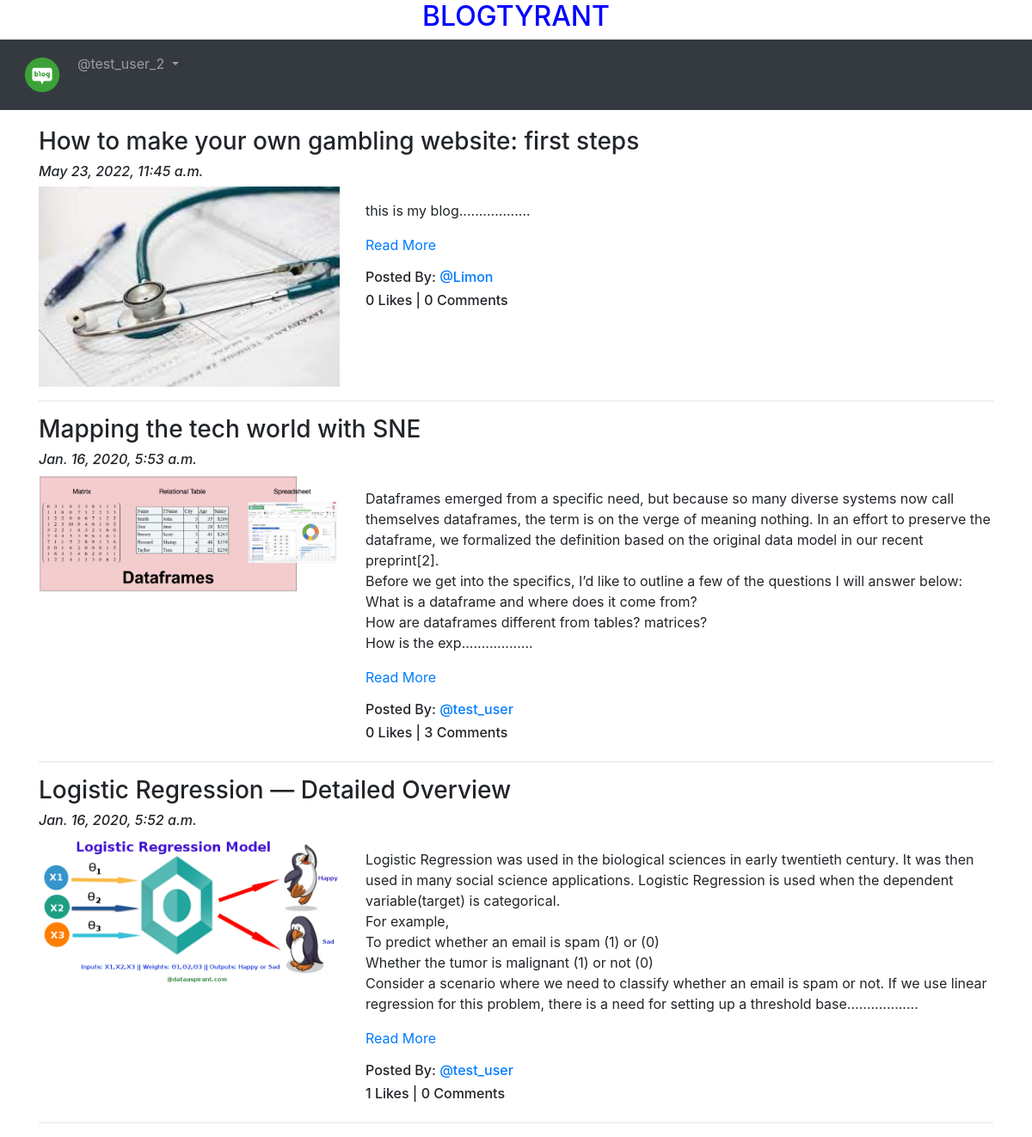
Page /blog/ (signed in) on the committed database.
### App_Blog/models.py (models this page shows, shortened)
class Blog(models.Model):
    author = models.ForeignKey(User, on_delete=models.CASCADE, related_name='post_author')
    blog_title = models.CharField(max_length=264, verbose_name="Put a Title")
    slug = models.SlugField(max_length=264, unique=True)
    blog_content = models.TextField(verbose_name="What is on your mind?")
    blog_image = models.ImageField(upload_to='blog_images', verbose_name="Image")
    publish_date = models.DateTimeField(auto_now_add=True)
    update_date = models.DateTimeField(auto_now=True)
    class Meta:
        ordering = ['-publish_date',]

### App_Blog/views.py (the view)
# urls.py: path('', views.BlogList.as_view(), name='blog_list'),
class BlogList(ListView):
    context_object_name = 'blogs'
    model = Blog
    template_name = 'App_Blog/blog_list.html'

### App_Blog/templatetags/custom_filters.py (called while the page is built)
def range_filter(value):
    return value[0:500] + ".................."

### templates/App_Blog/blog_list.html (shortened to what this page needs)
{% extends 'base.html' %}
{% load custom_filters %}
{% block body_block %}
{% for blog in blogs %}
<h3>{{blog.blog_title}}</h3>
<h6><i>{{blog.publish_date}}</i></h6>
<div class="row">
  <div class="col-sm-4">
    <img src="/media/{{blog.blog_image}}" alt="{{blog.blog_title}}" title="{{blog.blog_title}}" width="100%">
  </div>
  <div class="col-sm-8">
    <p>{{blog.blog_content|range_filter|linebreaks}} <a href="{% url 'App_Blog:blog_details' slug=blog.slug %}">Read More</a></p>
    <h6>Posted By: <a href="#">@{{blog.author}}</a></h6>
    <h6>{{blog.liked_blog.count}} Likes | {{blog.blog_comment.count }} Comments </h6>
  </div>
</div>
<hr>
{% endfor %}
{% endblock %}

### templates/base.html (shortened to what this page needs)
<!DOCTYPE html>
{% load static %}
<html lang="en" dir="ltr">
<head>
  <link rel="stylesheet" href="https://maxcdn.bootstrapcdn.com/bootstrap/4.4.1/css/bootstrap.min.css">
  <link href="https://maxcdn.bootstrapcdn.com/font-awesome/4.7.0/css/font-awesome.min.css" rel="stylesheet">
</head>
<body>
  <h2 style="text-align:center;color:blue;">BLOGTYRANT</h2>
  <nav class="navbar navbar-expand-sm bg-dark navbar-dark">
    <ul class="navbar-nav">
      <li class="nav-item active">
        <a class="nav-link" href="{% url 'index' %}"><img src="/media/logo.png" width="50px"></a>
      </li>
      {% if user.is_authenticated %}
      <div class="nav-item dropdown">
        <a class="nav-link dropdown-toggle" href="#" id="navbardrop" data-toggle="dropdown">
          @{{user.username}}
        </a>
      </div>
      {% endif %}
    </ul>
  </nav>
  <div class="container" style="padding-top:20px">
    {% block body_block %}
    {% endblock %}
  </div>
</body>
</html>

### rows in the picture
Blog: blog_title "How to make your own gambling website: first steps", publish_date "May 23, 2022, 11:45 a.m.", blog_image (picture), blog_content|range_filter "this is my blog..................", author "Limon", liked_blog.count "0", blog_comment.count "0"
Blog: blog_title "Mapping the tech world with SNE", publish_date "Jan. 16, 2020, 5:53 a.m.", blog_image (picture), blog_content|range_filter "Dataframes emerged from a specific need, but because so many diverse systems now call themselves dataframes, the term is on the verge of meaning nothing. In an effort to preserve the dataframe, we formalized the definition based on the original data model in our recent preprint[2]. Before we get into the specifics, I’d like to outline a few of the questions I will answer below: What is a dataframe and where does it come from? How are dataframes different from tables? matrices? How is the exp..................", author "test_user", liked_blog.count "0", blog_comment.count "3"
Blog: blog_title "Logistic Regression — Detailed Overview", publish_date "Jan. 16, 2020, 5:52 a.m.", blog_image (picture), blog_content|range_filter "Logistic Regression was used in the biological sciences in early twentieth century. It was then used in many social science applications. Logistic Regression is used when the dependent variable(target) is categorical. For example, To predict whether an email is spam (1) or (0) Whether the tumor is malignant (1) or not (0) Consider a scenario where we need to classify whether an email is spam or not. If we use linear regression for this problem, there is a need for setting up a threshold base..................", author "test_user", liked_blog.count "1", blog_comment.count "0"

### other values in the picture
{{ user.username }} "test_user_2"
